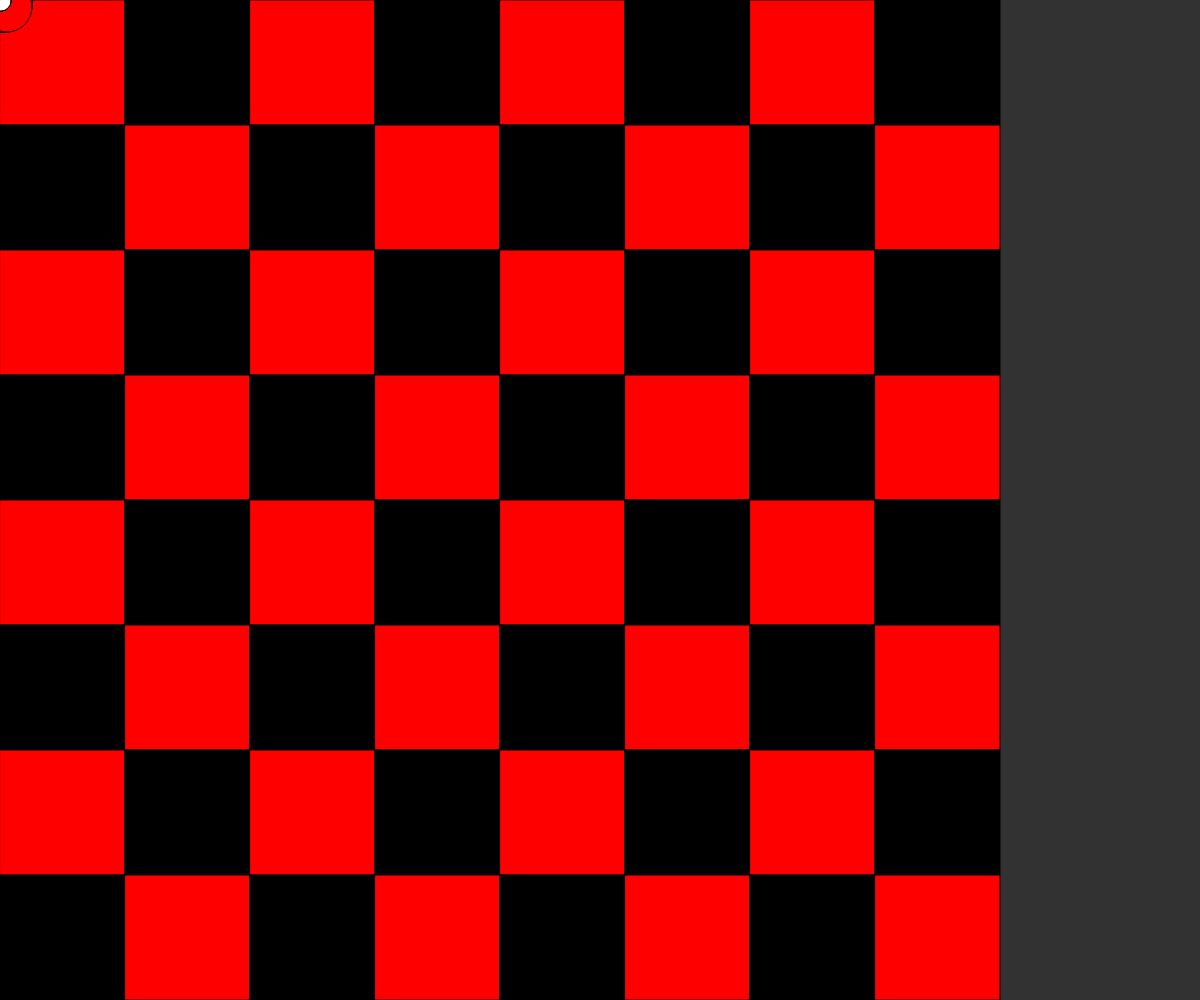
Frame 1 (no input)
Frame 60 (no input): identical to frame 1, image omitted
Frame 120 (the mouse pressed at the canvas centre since frame 60): identical to frame 1, image omitted

The p5.js sketch that drew this single still picture (run headless with seeded random() and noise() and a simulated clock; from frame 60 on, the mouse is pressed at the canvas centre):

// p5.js sketch
// ── sketch.js
// Array Assignment
// Hermann Stirrett
// Date
//
// Extra for Experts:
// - describe what you did to take this project "above and beyond"


let grid = [[0, 1, 0, 1, 0, 1, 0, 1],
            [1, 0, 1, 0, 1, 0, 1, 0],
            [0, 1, 0, 1, 0, 1, 0, 1],
            [0, 0, 0, 0, 0, 0, 0, 0],
            [0, 0, 0, 0, 0, 0, 0, 0],
            [0, 0, 0, 0, 0, 0, 0, 0],
            [0, 0, 0, 0, 0, 0, 0, 0],
            [0, 0, 0, 0, 0, 0, 0, 0],
            [0, 0, 0, 0, 0, 0, 0, 0]];

const ROWS = 8;
const COLS = 8;
// let grid;
let cellSize;
let isBlack = false;

function setup() {
  createCanvas(windowWidth, windowHeight);
  // grid = createEmpty2dArray(ROWS, COLS);

  // fill the largest square area possible
  if (width < height) {
    cellSize = width / COLS;
  }
  else {
    cellSize = height / ROWS;
  }
}

function draw() {
  background(50);
  displayGrid(grid);
  piece();
  // checkersBoard();
}

function displayGrid(grid) {
  for (let y = 0; y < ROWS; y++) {
    for (let x = 0; x < COLS; x++) {
      if (grid[y][x] === 0) {
        fill("red");
        circle(x, y, 50);
      }
      if (isBlack) {
        fill("black");
      }
      rect(x*cellSize, y*cellSize, cellSize, cellSize);
      isBlack = !isBlack;
    }
    isBlack = !isBlack;
  }
}

function createEmpty2dArray(ROWS, COLS) {
  let newGrid = [];
  for (let y = 0; y < ROWS; y++) {
    newGrid.push([]);
    for (let x = 0; x < COLS; x++) {
      newGrid[y].push(0);
    }
  }
  return newGrid;
}

function piece() {
  for (let y = 0; y < ROWS; y++) {
    for (let x = 0; x < COLS; x++) {
      if (grid[y][x] === 1) {
        circle(grid[y][x], grid[y][x], 20);
        fill("white");
      }
    }
  }
}

// function checkersBoard() {
//   let cellSize;
//   if (width >= height) {
//     cellSize = height/8;
//   }
//   else {
//     cellSize = width/8;
//   }
  
//   for (let x=0; x<8; x++) {
//     for (let y=0; y<8; y++) {
//       if (isBlack) {
//         fill("black");
//       }
//       else {
//         fill("red");
//       }
//       rect(x*cellSize, y*cellSize, cellSize, cellSize);
//       isBlack = !isBlack;
//     }
//     isBlack = !isBlack;
//   }
// }
